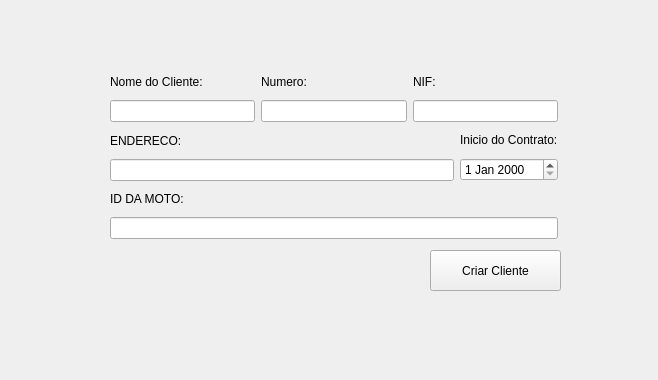
<?xml version="1.0" encoding="UTF-8"?>
<ui version="4.0">
 <class>create_client</class>
 <widget class="QWidget" name="create_client">
  <property name="geometry">
   <rect>
    <x>0</x>
    <y>0</y>
    <width>658</width>
    <height>380</height>
   </rect>
  </property>
  <property name="windowTitle">
   <string>Form</string>
  </property>
  <widget class="QPushButton" name="pushButton_2">
   <property name="geometry">
    <rect>
     <x>430</x>
     <y>250</y>
     <width>131</width>
     <height>41</height>
    </rect>
   </property>
   <property name="text">
    <string>Criar Cliente</string>
   </property>
  </widget>
  <widget class="QWidget" name="">
   <property name="geometry">
    <rect>
     <x>110</x>
     <y>70</y>
     <width>448</width>
     <height>169</height>
    </rect>
   </property>
   <layout class="QVBoxLayout" name="verticalLayout_7">
    <item>
     <layout class="QHBoxLayout" name="horizontalLayout">
      <item>
       <layout class="QVBoxLayout" name="verticalLayout">
        <item>
         <widget class="QLabel" name="label">
          <property name="text">
           <string>Nome do Cliente:</string>
          </property>
         </widget>
        </item>
        <item>
         <widget class="QLineEdit" name="line_name"/>
        </item>
       </layout>
      </item>
      <item>
       <layout class="QVBoxLayout" name="verticalLayout_2">
        <item>
         <widget class="QLabel" name="label_2">
          <property name="text">
           <string>Numero:</string>
          </property>
         </widget>
        </item>
        <item>
         <widget class="QLineEdit" name="line_numero"/>
        </item>
       </layout>
      </item>
      <item>
       <layout class="QVBoxLayout" name="verticalLayout_3">
        <item>
         <widget class="QLabel" name="label_3">
          <property name="text">
           <string>NIF:</string>
          </property>
         </widget>
        </item>
        <item>
         <widget class="QLineEdit" name="line_nif"/>
        </item>
       </layout>
      </item>
     </layout>
    </item>
    <item>
     <layout class="QHBoxLayout" name="horizontalLayout_2">
      <item>
       <layout class="QVBoxLayout" name="verticalLayout_4">
        <item>
         <widget class="QLabel" name="label_4">
          <property name="text">
           <string>ENDERECO:</string>
          </property>
         </widget>
        </item>
        <item>
         <widget class="QLineEdit" name="line_adress"/>
        </item>
       </layout>
      </item>
      <item>
       <layout class="QVBoxLayout" name="verticalLayout_5">
        <item>
         <widget class="QLabel" name="label_5">
          <property name="text">
           <string>Inicio do Contrato:</string>
          </property>
         </widget>
        </item>
        <item>
         <widget class="QDateEdit" name="date_start"/>
        </item>
       </layout>
      </item>
     </layout>
    </item>
    <item>
     <layout class="QVBoxLayout" name="verticalLayout_6">
      <item>
       <widget class="QLabel" name="label_6">
        <property name="text">
         <string>ID DA MOTO:</string>
        </property>
       </widget>
      </item>
      <item>
       <widget class="QLineEdit" name="line_id_moto"/>
      </item>
     </layout>
    </item>
   </layout>
  </widget>
 </widget>
 <resources/>
 <connections/>
</ui>
